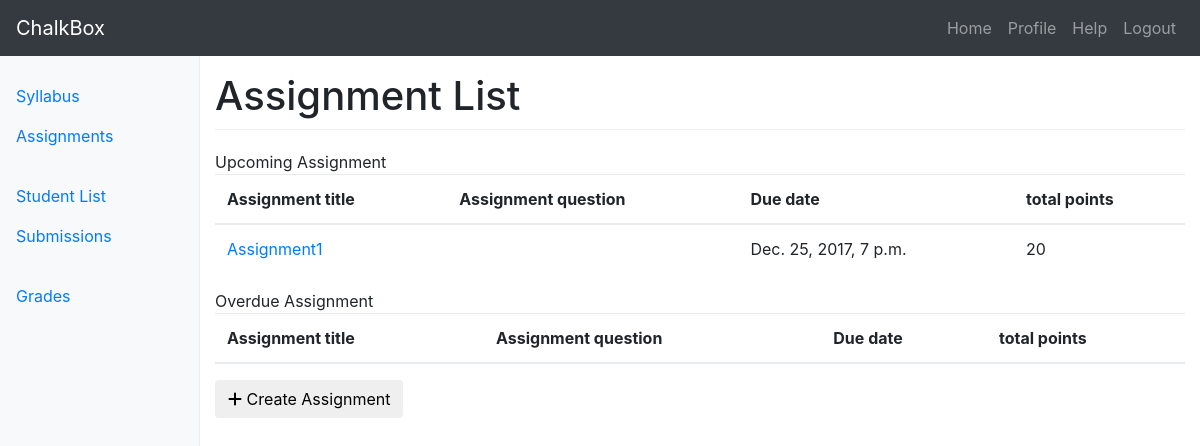
The page /courses/1/assignments/ (signed in) on the database as committed earlier.
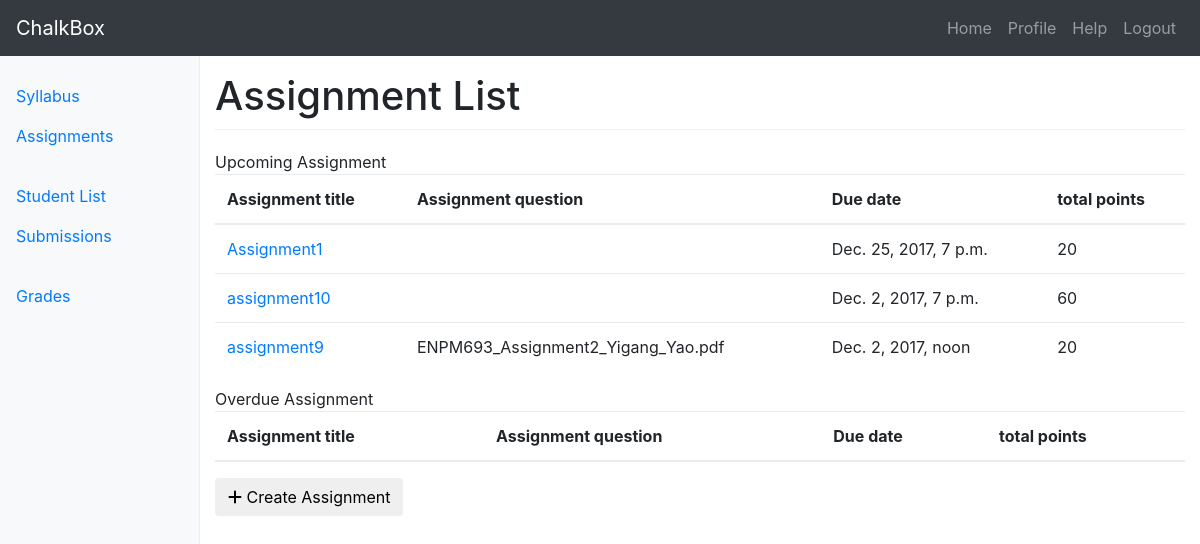
The same page on the database as committed later.
### assignments/models.py (models this page shows, shortened)
class Assignment(models.Model):
	title = models.CharField(max_length=120)
	due_date = models.DateTimeField()
	total_points	= models.IntegerField()
	description = models.TextField(blank=True)
	updated     = models.DateTimeField(auto_now=True)
	timestamp   = models.DateTimeField(auto_now_add=True)
	question	= models.FileField(null=True, blank=True)
	def is_past_due(self):
		return timezone.now() > self.due_date

### assignments/views.py (the view)
def assignment_home(request, cid=None):
	course = Course(id=cid)
	all_assignment = course.assignments.all().order_by('due_date')
	upcoming_assignment = set()
	overdue_assignment = set()
	for c in all_assignment:
		if c.is_past_due() is False:
			upcoming_assignment.add(c)
		else:
			overdue_assignment.add(c)
	context = {
		"upcoming_assignment": upcoming_assignment,
		"overdue_assignment": overdue_assignment,
		"title": "Assignment List",
		"id": course.id,
	}
	if request.user.is_staff == True:
		return render(request, "assignment/assignments_instructor.html", context)
	else:
		return render(request, "assignment/assignments_student.html", context)

### accounts/models.py (called while the page is built)
	@property
	def is_staff(self):
		return self.staff

### templates/assignment/assignments_instructor.html (shortened to what this page needs)
{% extends "base_navbar.html" %}
{% block content %}
<div class="container-fluid">
  <div class="row">
	{% include "side_bar.html" with cid=id %}
    <main role="main" class="col-sm-9 ml-sm-auto col-md-10 pt-3">
	<h1>{{ title }}</h1>
	<caption> Upcoming Assignment </caption>
	<table class="table">
		<thead>
		    <tr>
		      <th scope="col">Assignment title</th>
		      <th scope="col">Assignment question</th>
		      <th scope="col">Due date</th>
		      <th scope="col">total points</th>
		    </tr>
		</thead>
		<tbody>
	       	{% for obj in upcoming_assignment %}
			    <tr>
			      <td><a href='{% url "courses:assignments:assignment_edit" cid=id aid=obj.id %}'>{{ obj.title }}</a></td>
			      {% if obj.question %}
			      	<td>{{ obj.question }}</td>
			      {% else %}
			      	<td></td>
			      {% endif %}
			      <td>{{ obj.due_date }}</td>
			      <td>{{ obj.total_points }}</td>
			    </tr>
	       	{% endfor %}
       	</tbody>
	</table>
	<caption> Overdue Assignment </caption>
	<table class="table">
		<thead>
		    <tr>
		      <th scope="col">Assignment title</th>
		      <th scope="col">Assignment question</th>
		      <th scope="col">Due date</th>
		      <th scope="col">total points</th>
		    </tr>
		</thead>
	</table>
	<a href='{%url "courses:assignments:assignment_create" cid=id %}'><button type="submit" class="btn btn-default"><i class="fa fa-plus" aria-hidden="true"></i> Create Assignment</button></a>
    </main>
  </div>
</div>
{% endblock %}

Rows that differ between the two databases and show on the page:
added Assignment: title "assignment10", due_date "Dec. 2, 2017, 7 p.m.", total_points "60"
added Assignment: title "assignment9", question "ENPM693_Assignment2_Yigang_Yao.pdf", due_date "Dec. 2, 2017, noon", total_points "20"
